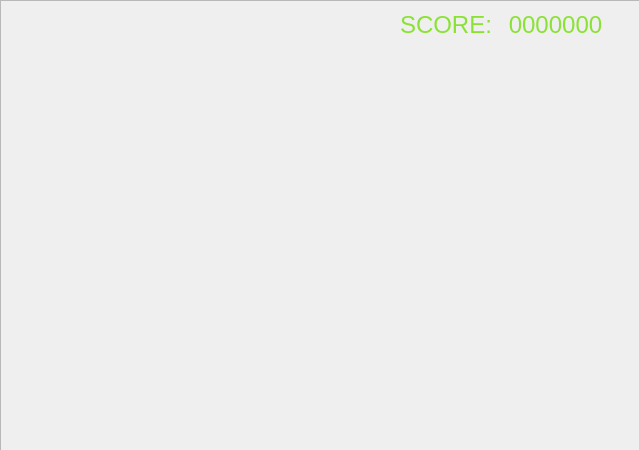
<?xml version="1.0" encoding="UTF-8"?>
<ui version="4.0">
 <class>gamewindow</class>
 <widget class="QWidget" name="gamewindow">
  <property name="geometry">
   <rect>
    <x>0</x>
    <y>0</y>
    <width>639</width>
    <height>450</height>
   </rect>
  </property>
  <property name="windowTitle">
   <string>Form</string>
  </property>
  <property name="styleSheet">
   <string notr="true"/>
  </property>
  <widget class="QFrame" name="background">
   <property name="geometry">
    <rect>
     <x>0</x>
     <y>0</y>
     <width>641</width>
     <height>451</height>
    </rect>
   </property>
   <property name="styleSheet">
    <string notr="true">background-image: url(:/images/fondo-pared-ladrillo-azul_53876-94010.jpg);</string>
   </property>
   <property name="frameShape">
    <enum>QFrame::StyledPanel</enum>
   </property>
   <property name="frameShadow">
    <enum>QFrame::Raised</enum>
   </property>
   <widget class="QLabel" name="paddle">
    <property name="geometry">
     <rect>
      <x>300</x>
      <y>410</y>
      <width>61</width>
      <height>16</height>
     </rect>
    </property>
    <property name="text">
     <string/>
    </property>
    <property name="pixmap">
     <pixmap resource="Resources.qrc">:/images/paddle.png</pixmap>
    </property>
    <property name="scaledContents">
     <bool>true</bool>
    </property>
   </widget>
   <widget class="QLabel" name="ball">
    <property name="geometry">
     <rect>
      <x>320</x>
      <y>380</y>
      <width>16</width>
      <height>16</height>
     </rect>
    </property>
    <property name="text">
     <string/>
    </property>
    <property name="pixmap">
     <pixmap resource="Resources.qrc">:/images/ball.png</pixmap>
    </property>
    <property name="scaledContents">
     <bool>true</bool>
    </property>
   </widget>
   <widget class="QLabel" name="label">
    <property name="geometry">
     <rect>
      <x>400</x>
      <y>10</y>
      <width>91</width>
      <height>31</height>
     </rect>
    </property>
    <property name="text">
     <string>&lt;html&gt;&lt;head/&gt;&lt;body&gt;&lt;p align=&quot;center&quot;&gt;&lt;span style=&quot; font-size:18pt; color:#8ae234;&quot;&gt;SCORE:&lt;/span&gt;&lt;/p&gt;&lt;/body&gt;&lt;/html&gt;</string>
    </property>
   </widget>
   <widget class="QLabel" name="score">
    <property name="geometry">
     <rect>
      <x>500</x>
      <y>10</y>
      <width>111</width>
      <height>31</height>
     </rect>
    </property>
    <property name="text">
     <string>&lt;html&gt;&lt;head/&gt;&lt;body&gt;&lt;p align=&quot;center&quot;&gt;&lt;span style=&quot; font-size:18pt; color:#8ae234;&quot;&gt;0000000&lt;/span&gt;&lt;/p&gt;&lt;/body&gt;&lt;/html&gt;</string>
    </property>
   </widget>
  </widget>
 </widget>
 <resources>
  <include location="Resources.qrc"/>
 </resources>
 <connections/>
</ui>
